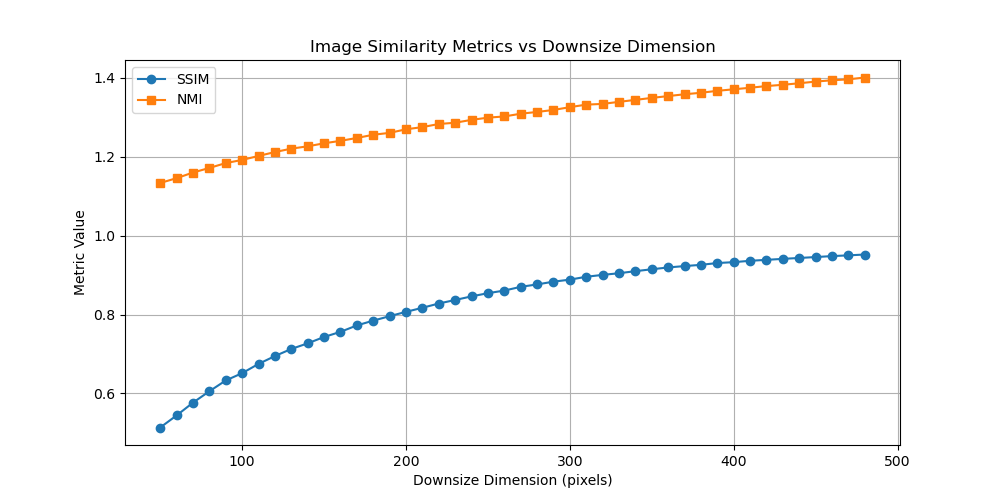

This chart was generated by the following Python code:
import argparse
from skimage.metrics import structural_similarity as ssim
from skimage.metrics import normalized_mutual_information as nmi
import cv2 as cv
import matplotlib.pyplot as plt

def size_reducer(img, biggest_length):
    h, w = img.shape[:2]
    if max(h, w) > biggest_length:
        if h > w:
            new_h = biggest_length
            new_w = int(w * biggest_length / h)
        else:
            new_w = biggest_length
            new_h = int(h * biggest_length / w)
        img = cv.resize(img, (new_w, new_h))
    return img

def resized_imgs(img, smallest_length=50, increment=10):
    h, w = img.shape[:2]
    max_dim = max(h, w)
    sizes = list(range(smallest_length, max_dim + 1, increment))
    resized_list = [size_reducer(img, size) for size in sizes]
    reresized_list = [cv.resize(rimg, (w, h)) for rimg in resized_list]
    return reresized_list, sizes

def main(args):
    if args.grayscale:
        img = cv.imread(args.img, cv.IMREAD_GRAYSCALE)
    else:
        img = cv.imread(args.img, cv.IMREAD_GRAYSCALE)

    # resized = size_reducer(img, args.downsize)
    # reresized = cv.resize(resized, (img.shape[1], img.shape[0]))

    # ssim_loss = ssim(img, reresized, multichannel=not args.grayscale)

    reresized_list, sizes = resized_imgs(img, smallest_length=50, increment=10)
    ssim_losses = [ssim(img, rimg, multichannel=not args.grayscale) for rimg in reresized_list]
    nmi_losses = [nmi(img, rimg) for rimg in reresized_list]
    
    plt.figure(figsize=(10,5))
    plt.plot(sizes, ssim_losses, marker='o', label='SSIM')
    plt.plot(sizes, nmi_losses, marker='s', label='NMI')
    plt.title("Image Similarity Metrics vs Downsize Dimension")
    plt.xlabel("Downsize Dimension (pixels)")
    plt.ylabel("Metric Value")
    plt.legend()
    plt.grid()

    # plt.figure(figsize=(10,5))
    # plt.subplot(1,2,1)
    # plt.title(f"Original {img.shape[1]}x{img.shape[0]}")
    # plt.imshow(img, cmap='gray' if args.grayscale else None)
    # plt.axis('off')
    # plt.subplot(1,2,2)
    # plt.title(f"Downsized {resized.shape[1]}x{resized.shape[0]} (SSIM: {ssim_loss:.2f})")
    # plt.imshow(resized, cmap='gray' if args.grayscale else None)
    # plt.axis('off')
    # plt.show()

    plt.savefig("downsize_loss.png")
    plt.show()

    

if __name__ == "__main__":
    parser = argparse.ArgumentParser()
    parser.add_argument("--img", type=str, required=True, help="Input file path")
    parser.add_argument("--downsize", type=int, default=50, help="Largest pixel dimension after downsize")
    parser.add_argument("--grayscale", action='store_true', default=True, help="Convert image to grayscale")

    args = parser.parse_args()
    main(args)